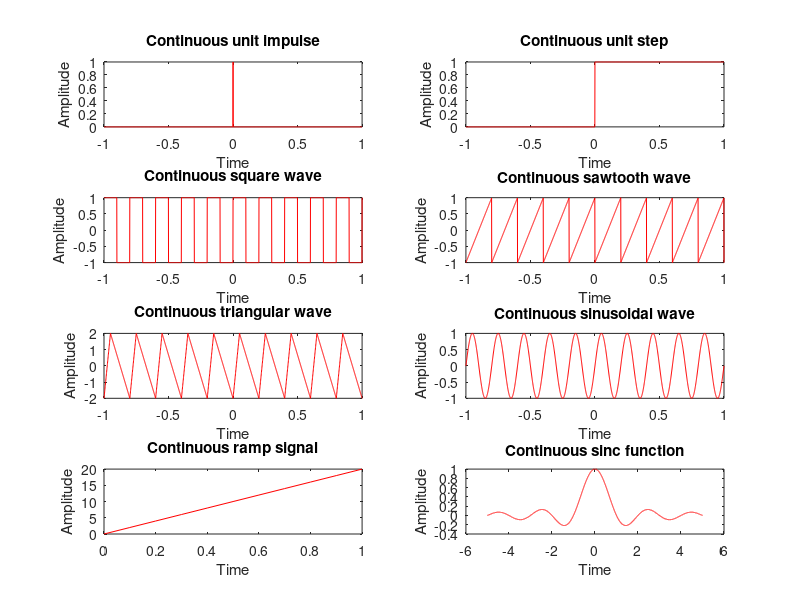
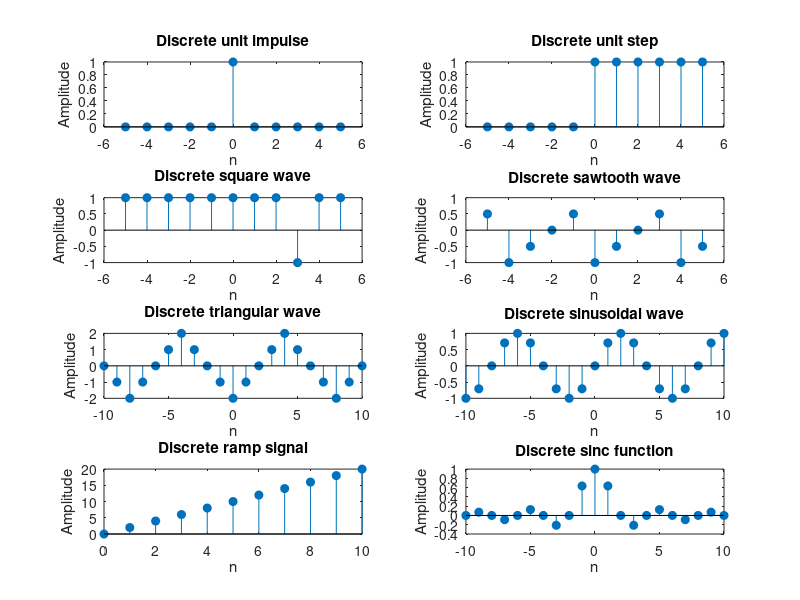
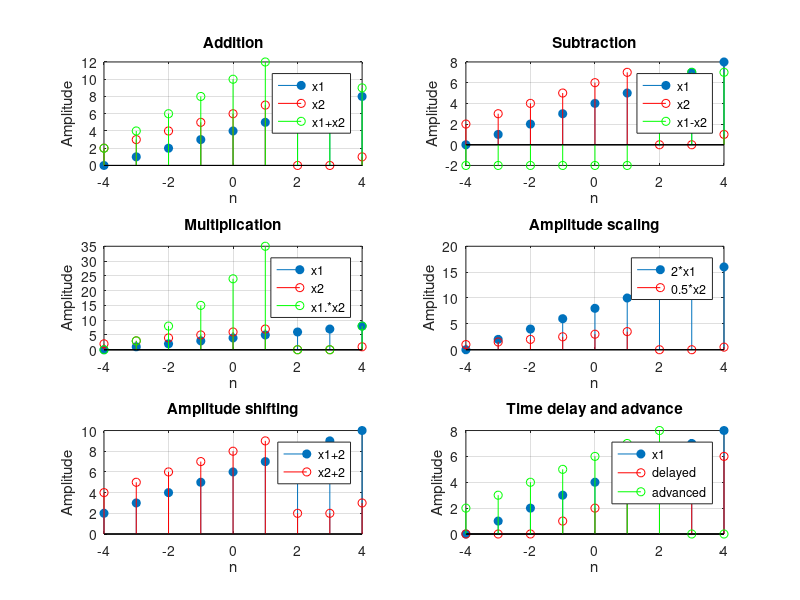
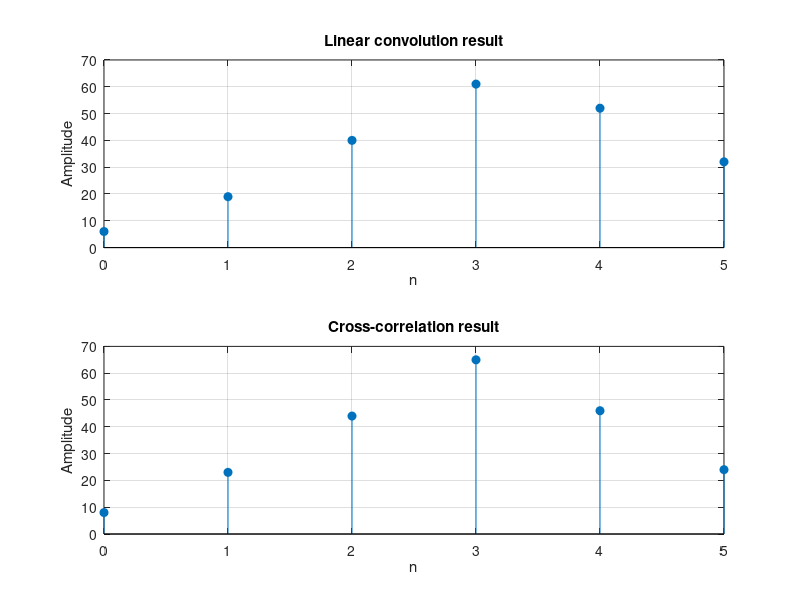

Write the MATLAB code that produced these figures, in order.
% Exp 1: Generation of continuous-time and discrete-time signals
clc; clear; close all;
t = -1:0.001:1;
n = -5:1:5;
nd = -10:1:10;
x_imp = double(t == 0);
n_imp = -5:1:5;
x_imp_d = double(n_imp == 0);
x_step = double(t >= 0);
x_step_d = double(n >= 0);
f = 5;
x_sq = square(2*pi*f*t);
x_sq_d = square(2*pi*f*n);
x_saw = sawtooth(2*pi*f*t);
x_saw_d = sawtooth(pi*n/2);
A = 2;
x_tri = A*sawtooth(2*pi*5*t,0.25);
x_tri_d = A*sawtooth(pi*nd/4,0.5);
x_sin = sin(2*pi*f*t);
x_sin_d = sin(pi*nd/4);
t_ramp = 0:0.1:1;
x_ramp = zeros(size(t_ramp));
for i = 2:length(t_ramp)
    x_ramp(i) = x_ramp(i-1) + 2;
end
n_ramp = 0:10;
x_ramp_d = zeros(size(n_ramp));
for i = 2:length(n_ramp)
    x_ramp_d(i) = x_ramp_d(i-1) + 2;
end
t_sinc = -5:0.001:5;
x_sinc = sinc(t_sinc);
x_sinc_d = sinc(nd/2);
figure;
subplot(4,2,1); plot(t,x_imp,'r'); title('Continuous unit impulse'); xlabel('Time'); ylabel('Amplitude');
subplot(4,2,2); plot(t,x_step,'r'); title('Continuous unit step'); xlabel('Time'); ylabel('Amplitude');
subplot(4,2,3); plot(t,x_sq,'r'); title('Continuous square wave'); xlabel('Time'); ylabel('Amplitude');
subplot(4,2,4); plot(t,x_saw,'r'); title('Continuous sawtooth wave'); xlabel('Time'); ylabel('Amplitude');
subplot(4,2,5); plot(t,x_tri,'r'); title('Continuous triangular wave'); xlabel('Time'); ylabel('Amplitude');
subplot(4,2,6); plot(t,x_sin,'r'); title('Continuous sinusoidal wave'); xlabel('Time'); ylabel('Amplitude');
subplot(4,2,7); plot(t_ramp,x_ramp,'r'); title('Continuous ramp signal'); xlabel('Time'); ylabel('Amplitude');
subplot(4,2,8); plot(t_sinc,x_sinc,'r'); title('Continuous sinc function'); xlabel('Time'); ylabel('Amplitude');
figure;
subplot(4,2,1); stem(n_imp,x_imp_d,'filled'); title('Discrete unit impulse'); xlabel('n'); ylabel('Amplitude');
subplot(4,2,2); stem(n,x_step_d,'filled'); title('Discrete unit step'); xlabel('n'); ylabel('Amplitude');
subplot(4,2,3); stem(n,x_sq_d,'filled'); title('Discrete square wave'); xlabel('n'); ylabel('Amplitude');
subplot(4,2,4); stem(n,x_saw_d,'filled'); title('Discrete sawtooth wave'); xlabel('n'); ylabel('Amplitude');
subplot(4,2,5); stem(nd,x_tri_d,'filled'); title('Discrete triangular wave'); xlabel('n'); ylabel('Amplitude');
subplot(4,2,6); stem(nd,x_sin_d,'filled'); title('Discrete sinusoidal wave'); xlabel('n'); ylabel('Amplitude');
subplot(4,2,7); stem(n_ramp,x_ramp_d,'filled'); title('Discrete ramp signal'); xlabel('n'); ylabel('Amplitude');
subplot(4,2,8); stem(nd,x_sinc_d,'filled'); title('Discrete sinc function'); xlabel('n'); ylabel('Amplitude');

% Exp 2: Basic operations on discrete-time signals
clc; clear; close all;
n = -4:4;
x1 = [0 1 2 3 4 5 6 7 8];
x2 = [2 3 4 5 6 7 0 0 1];
k = 2;
y_add = x1 + x2;
y_sub = x1 - x2;
y_mul = x1 .* x2;
A1 = 2;
A2 = 0.5;
x1_a_s = A1*x1;
x2_a_s = A2*x2;
x1_a_shift = x1 + k;
x2_a_shift = x2 + k;
x1_delayed = [zeros(1,k) x1(1:end-k)];
x1_advanced = [x1(k+1:end) zeros(1,k)];
figure;
subplot(3,2,1); stem(n,x1,'filled'); hold on; stem(n,x2,'r'); stem(n,y_add,'g'); title('Addition'); xlabel('n'); ylabel('Amplitude'); legend('x1','x2','x1+x2'); grid on;
subplot(3,2,2); stem(n,x1,'filled'); hold on; stem(n,x2,'r'); stem(n,y_sub,'g'); title('Subtraction'); xlabel('n'); ylabel('Amplitude'); legend('x1','x2','x1-x2'); grid on;
subplot(3,2,3); stem(n,x1,'filled'); hold on; stem(n,x2,'r'); stem(n,y_mul,'g'); title('Multiplication'); xlabel('n'); ylabel('Amplitude'); legend('x1','x2','x1.*x2'); grid on;
subplot(3,2,4); stem(n,x1_a_s,'filled'); hold on; stem(n,x2_a_s,'r'); title('Amplitude scaling'); xlabel('n'); ylabel('Amplitude'); legend('2*x1','0.5*x2'); grid on;
subplot(3,2,5); stem(n,x1_a_shift,'filled'); hold on; stem(n,x2_a_shift,'r'); title('Amplitude shifting'); xlabel('n'); ylabel('Amplitude'); legend('x1+2','x2+2'); grid on;
subplot(3,2,6); stem(n,x1,'filled'); hold on; stem(n,x1_delayed,'r'); stem(n,x1_advanced,'g'); title('Time delay and advance'); xlabel('n'); ylabel('Amplitude'); legend('x1','delayed','advanced'); grid on;
disp('Addition:'); disp(y_add);
disp('Subtraction:'); disp(y_sub);
disp('Multiplication:'); disp(y_mul);
disp('Amplitude scaled x1:'); disp(x1_a_s);
disp('Amplitude scaled x2:'); disp(x2_a_s);
disp('Amplitude shifted x1:'); disp(x1_a_shift);
disp('Amplitude shifted x2:'); disp(x2_a_shift);
disp('Delayed x1:'); disp(x1_delayed);
disp('Advanced x1:'); disp(x1_advanced);

% Exp 3: Linear convolution and cross-correlation
clc; clear; close all;
x = [1 2 3 4];
h = [6 7 8];
lx = length(x);
lh = length(h);
N = lx + lh - 1;
y = zeros(1,N);
for n = 0:N-1
    for k = 0:lx-1
        if (n-k >= 0) && (n-k < lh)
            y(n+1) = y(n+1) + x(k+1)*h(n-k+1);
        end
    end
end
h_flip = fliplr(h);
r = zeros(1,N);
for n = 0:N-1
    for k = 0:lx-1
        if (n-k >= 0) && (n-k < lh)
            r(n+1) = r(n+1) + x(k+1)*h_flip(n-k+1);
        end
    end
end
disp('Linear convolution result:'); disp(y);
disp('Cross-correlation result (x * h[-n]):'); disp(r);
figure;
subplot(2,1,1); stem(0:N-1,y,'filled'); title('Linear convolution result'); xlabel('n'); ylabel('Amplitude'); grid on;
subplot(2,1,2); stem(0:N-1,r,'filled'); title('Cross-correlation result'); xlabel('n'); ylabel('Amplitude'); grid on;

% Exp 4: DFT and IDFT using direct computation
clc; clear; close all;
x = [1 2 3 1];
N = length(x);
X = zeros(1,N);
for k = 0:N-1
    for n = 0:N-1
        X(k+1) = X(k+1) + x(n+1)*exp(-1j*2*pi*n*k/N);
    end
end
disp('DFT of x(n):'); disp(X);
x_reconstructed = zeros(1,N);
for n = 0:N-1
    for k = 0:N-1
        x_reconstructed(n+1) = x_reconstructed(n+1) + X(k+1)*exp(1j*2*pi*n*k/N);
    end
    x_reconstructed(n+1) = x_reconstructed(n+1)/N;
end
disp('IDFT / reconstructed sequence:'); disp(real(x_reconstructed));
figure;
subplot(3,1,1); stem(0:N-1,x,'filled'); title('Input signal x[n]'); xlabel('n'); ylabel('Amplitude'); grid on;
subplot(3,1,2); stem(0:N-1,abs(X),'filled'); title('DFT magnitude |X[k]|'); xlabel('k'); ylabel('Magnitude'); grid on;
subplot(3,1,3); stem(0:N-1,angle(X),'filled'); title('Angle of X[k]'); xlabel('k'); ylabel('Phase (rad)'); grid on;

% Exp 5: 8-point radix-2 DIT-FFT
clc; clear; close all;
x = [1 4 3 2 0 0 0 0];
N = length(x);
L = log2(N);
x_br = zeros(1,N);
for n = 0:N-1
    temp = n;
    rev = 0;
    for b = 1:L
        rev = 2*rev + mod(temp,2);
        temp = floor(temp/2);
    end
    x_br(rev+1) = x(n+1);
end
X = x_br;
for stage = 1:L
    m = 2^stage;
    half = m/2;
    Wm = exp(-1j*2*pi/m);
    for first = 1:m:N
        for j = 0:half-1
            u = X(first+j);
            v = X(first+j+half)*(Wm^j);
            X(first+j) = u + v;
            X(first+j+half) = u - v;
        end
    end
end
disp('The 8-point DFT of the given input sequence X(k):'); disp(X);
figure;
subplot(2,1,1); stem(0:N-1,x,'filled'); title('Input sequence x[n]'); xlabel('n'); ylabel('Amplitude'); grid on;
subplot(2,1,2); stem(0:N-1,abs(X),'filled'); title('Magnitude of 8-point DFT'); xlabel('k'); ylabel('|X[k]|'); grid on;

% Exp 6: Verification of the convolution theorem
clc; clear; close all;
x = [1 2 3 4];
h = [1 -1 1];
y_time = conv(x,h);
N = length(x) + length(h) - 1;
x_pad = [x zeros(1,N-length(x))];
h_pad = [h zeros(1,N-length(h))];
X = fft(x_pad,N);
H = fft(h_pad,N);
Y_freq = X .* H;
y_freq = ifft(Y_freq,N);
disp('Time-domain convolution result:'); disp(y_time);
disp('Frequency-domain IDFT of product:'); disp(real(y_freq));
if max(abs(y_time-real(y_freq))) < 1e-10
    disp('Verification passed: Results are identical.');
else
    disp('Verification failed: Results differ.');
end
figure;
stem(0:N-1,y_time,'filled'); hold on;
plot(0:N-1,real(y_freq),'r--x');
title('Convolution theorem verification'); xlabel('n'); ylabel('Amplitude');
legend('Time-domain convolution','IFFT(FFT(x).*FFT(h))'); grid on;

% Exp 7: FIR low-pass filter using window techniques
clc; clear; close all;
n = 25;
wc = 0.5*pi;
w = 0:0.01:pi;
b = fir1(n,wc/pi,hamming(n+1));
H = freqz(b,1,w);
plot(w/pi,abs(H),'m'); hold on;
b = fir1(n,wc/pi,boxcar(n+1));
H = freqz(b,1,w);
plot(w/pi,abs(H),'g+');
b = fir1(n,wc/pi,bartlett(n+1));
H = freqz(b,1,w);
plot(w/pi,abs(H),'r.');
b = fir1(n,wc/pi,blackman(n+1));
H = freqz(b,1,w);
plot(w/pi,abs(H),'c');
b = fir1(n,wc/pi,hanning(n+1));
H = freqz(b,1,w);
plot(w/pi,abs(H),'b--');
xlabel('Normalized Frequency');
ylabel('|H(w)|');
title('FIR low-pass filter using window techniques');
grid on;
legend('Hamming','Boxcar','Bartlett','Blackman','Hanning');

% Exp 8: Butterworth low-pass IIR filter
clc; clear; close all;
Fs = 10000;
Fc = 3000;
orders = [4 7 9];
Wn = Fc/(Fs/2);
figure;
subplot(2,1,1); hold on; grid on;
title('Butterworth LPF IIR (magnitude response)');
xlabel('Frequency (Hz)'); ylabel('Magnitude'); ylim([-0.5 1.5]);
subplot(2,1,2); hold on; grid on;
title('Butterworth LPF IIR (magnitude response in dB)');
xlabel('Frequency (Hz)'); ylabel('Magnitude (dB)'); ylim([-80 20]);
for n = orders
    [b,a] = butter(n,Wn,'low');
    [H,f] = freqz(b,a,100,Fs);
    subplot(2,1,1); plot(f,abs(H));
    subplot(2,1,2); plot(f,20*log10(abs(H)));
end
subplot(2,1,1); legend('Order 4','Order 7','Order 9');
subplot(2,1,2); legend('Order 4','Order 7','Order 9');

% Exp 9: ECG signal generation for biomedical signal processing
clc; clear; close all;
t = 0:0.005:1;
p_wave = 0.2*sin(2*pi*5*(t-0.05)).*(t>=0.05 & t<=0.15);
qrs_wave = -1.2*sawtooth(2*pi*20*(t-0.3)).*(t>=0.3 & t<=0.35);
t_wave = 0.5*sin(2*pi*5*(t-0.6)).*(t>=0.6 & t<=0.7);
ecgSignal = p_wave + qrs_wave + t_wave;
figure;
plot(t,ecgSignal); grid on;
xlabel('Time (s)'); ylabel('Amplitude'); title('One ECG Cycle');
ecg_signal_repeated = repmat(ecgSignal,1,5);
t_repeated = linspace(0,5,length(ecg_signal_repeated));
figure('Position',[100 100 1200 400]);
plot(t_repeated,ecg_signal_repeated); grid on;
xlabel('Time (s)'); ylabel('Amplitude'); title('ECG Signal');

% Exp 10: Musical audio tone generation - Saa Saa Re Re Ga Ga Ma Ma
clc; clear; close all;
Fs = 44100;
notes = [240 240 270 270 300 300 320 320];
duration = 0.5;
t = 0:1/Fs:duration;
tone_sequence = [];
for i = 1:length(notes)
    tone = 0.5*sin(2*pi*notes(i)*t);
    tone_sequence = [tone_sequence tone];
end
sound(tone_sequence,Fs);
total_time = (0:length(tone_sequence)-1)/Fs;
figure;
plot(total_time,tone_sequence,'LineWidth',1.1);
xlabel('Time (seconds)'); ylabel('Amplitude');
title('Musical Tone Sequence: Saa Saa Re Re Ga Ga Ma Ma');
zoom_samples = 1:round(Fs*0.01);
figure;
plot(total_time(zoom_samples),tone_sequence(zoom_samples),'LineWidth',1.2);
xlabel('Time'); ylabel('Amplitude');
title('Zoomed View of Single Tone Generation');
